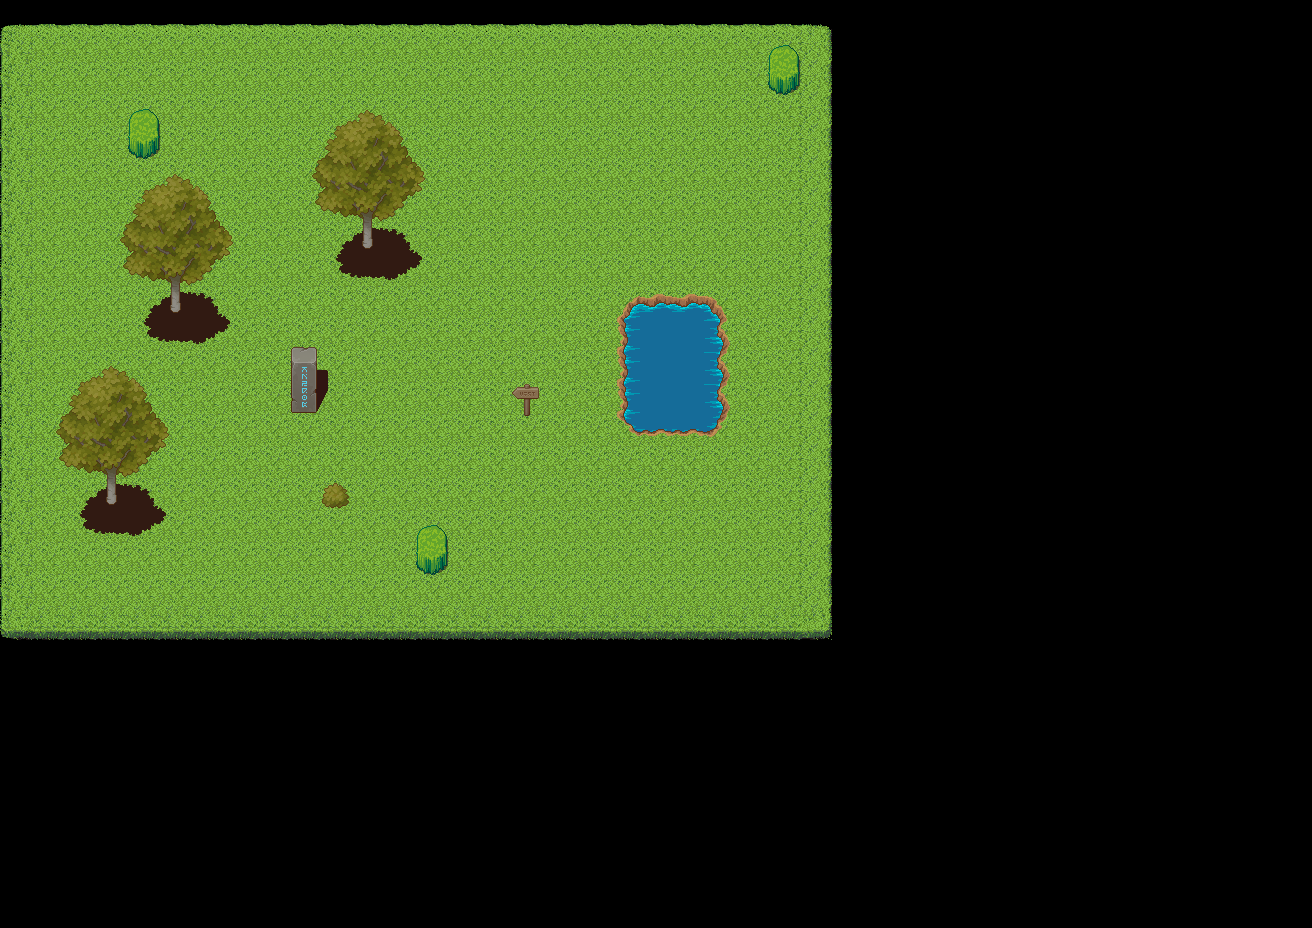

Below is a game level as drawn by its tile map, then a one-line description and the .tmx that defines it (tile-layer data replaced by summaries):
An orthogonal 41x29 tile map with 32x32 px tiles, 4 tile layers (Base Terrain, Second Terrain, Third Terrain, Fourth Terrain), 6 tilesets and 2 objects (start, EV-1).

<map version="1.10" tiledversion="1.11.0" orientation="orthogonal" renderorder="right-down" width="41" height="29" tilewidth="32" tileheight="32" infinite="0" nextlayerid="7" nextobjectid="3">
 <tileset firstgid="1" source="terrain_atlas.tsx" />
 <tileset firstgid="1025" source="base_out_atlas.tsx" />
 <tileset firstgid="2049" source="TX Props.tsx" />
 <tileset firstgid="2305" source="TX Shadow Plant.tsx" />
 <tileset firstgid="2561" source="TX Shadow.tsx" />
 <tileset firstgid="2817" source="TX Plant.tsx" />
 <layer id="1" name="Base Terrain" width="41" height="29">
  <data>[1189 cells, 520 non-empty, 9 distinct tile ids]</data>
 </layer>
 <layer id="3" name="Second Terrain" width="41" height="29">
  <data>[1189 cells, 55 non-empty, 24 distinct tile ids]</data>
 </layer>
 <layer id="4" name="Third Terrain" width="41" height="29">
  <data>[1189 cells, 79 non-empty, 29 distinct tile ids]</data>
 </layer>
 <layer id="5" name="Fourth Terrain" width="41" height="29">
  <data>[1189 cells, 2 non-empty, 2 distinct tile ids]</data>
 </layer>
 <objectgroup id="6" name="Object Layer 1">
  <object id="1" name="start" type="start" x="425.333" y="296.667">
   <point />
  </object>
  <object id="2" name="EV-1" x="598.667" y="165.333">
   <point />
  </object>
 </objectgroup>
</map>
